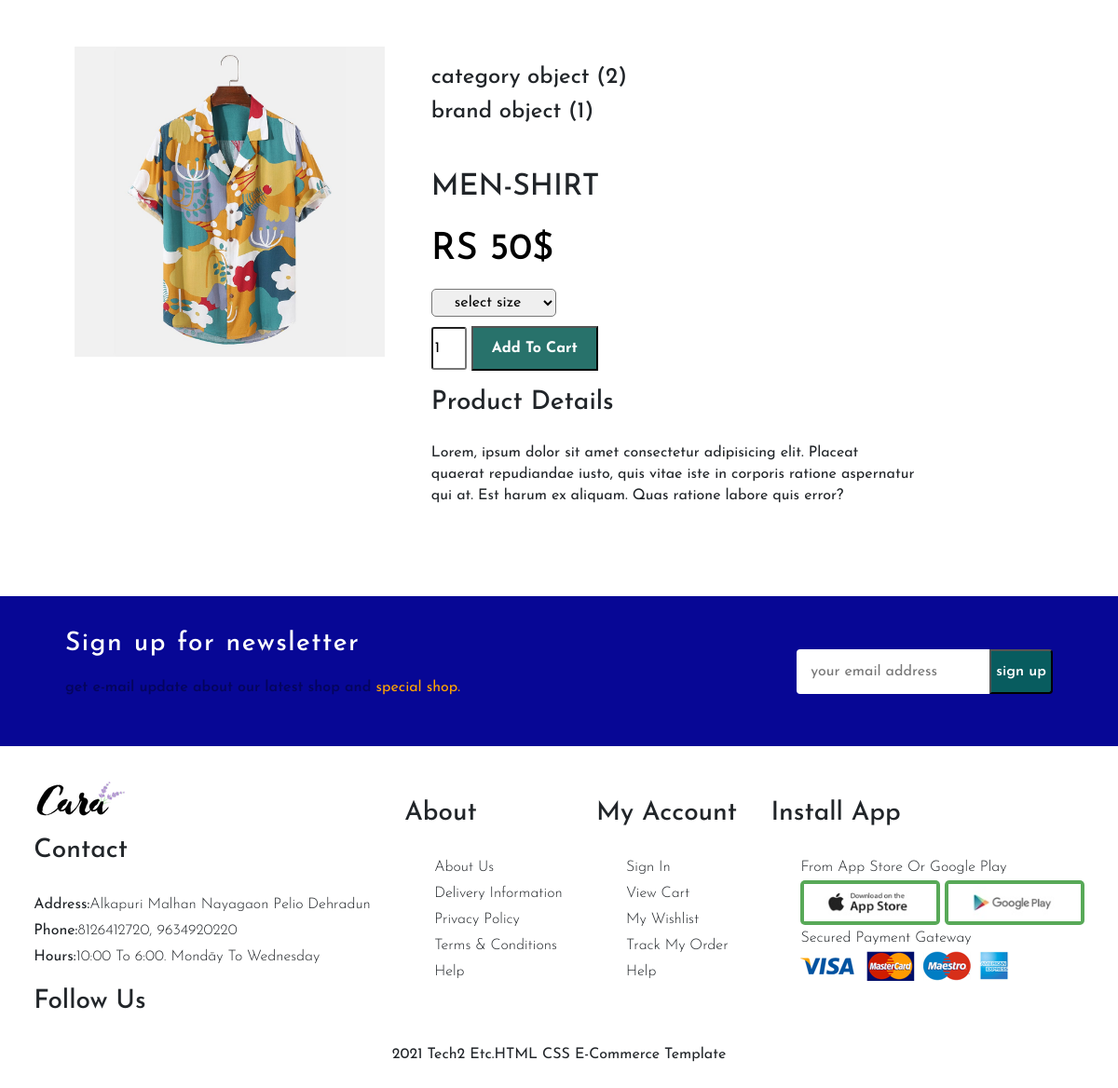
/singlepro/MEN-SHIRT/1, run on the app's committed database.
### app1/models.py (models this page shows, shortened)
class product(models.Model):
    size_CHOICES = (
        ("sm", "small"),
        ("lg", "large"),
        ("md", "Medium"),
        ("XL", "Extra Large"),
        )
    size = models.CharField(max_length=9,choices=size_CHOICES,default="sm")
    title=models.TextField()
    rating=models.CharField(max_length=50)
    brand=models.ForeignKey(brand, on_delete=models.CASCADE)
    category=models.ForeignKey(category, on_delete=models.CASCADE)
    price=models.CharField(max_length=100)
    description=models.TextField()
    image=models.ImageField(upload_to='static/product_img',null=True)

class category(models.Model):
    name=models.CharField(max_length=100)

class brand(models.Model):
    name=models.CharField(max_length=100)

### app1/views.py (the view)
# urls.py: path('singlepro/<str:pname>/<int:pid>',views.product_details,name='product_details'),
def product_details(request,pname,pid):
    prod=product.objects.get(id=pid)
    return render(request,'singleproduct.html',{'prod':prod})

### templates/singleproduct.html (shortened to what this page needs)
<!DOCTYPE html>
<html lang="en">
<head>
    {% load static %}
    <link rel="stylesheet" href="{% static 'css/Product.css' %}">
    <link rel="stylesheet" href="{% static 'css/single_product.css' %}">
    <link href="https://cdn.jsdelivr.net/npm/bootstrap@5.3.2/dist/css/bootstrap.min.css" rel="stylesheet">
    <link rel="stylesheet" href=" https://cdnjs.cloudflare.com/ajax/libs/font-awesome/6.5.1/css/all.min.css" />
</head>
<body>
    <div id="s_product_detail">
        <div class="single_pro_img">
            <div>
                <img src="{{prod.image.url}}" width="100%" alt="" id="Main_img">
            </div>
        </div>
        <div class="single_pro_content">
            <h4>{{prod.category}}</h4>
            <h4>{{prod.brand}}</h4>
            <h2>{{prod.title}}</h2>
            <h1>RS {{prod.price}}</h1>
            <form action="/cart/" method="post">
                <select name="select size" id="">
                    <option value="">select size</option>
                </select> <br>
                <input type="number" placeholder="QYT" name="qyt" value="1">
                <button>Add To Cart</button>
            </form>
            <h3>Product Details</h3>
            <p>{{prod.description}}</p>
        </div>
    </div>
<div class="newsletter">
    <div class="nl" >
        <div>
            <h3>Sign up for newsletter</h3>
            <p>get e-mail update about our latest shop and
                <span>special shop.</span>
            </p>
        </div>
        <div class="input_side">
            <form action="">
                <input type="text" placeholder="your email address">
            </form>
            <button class="green_button">sign up</button>
        </div>
    </div>
</div>
<footer class="new_arrival ">
    <div class="my_contact">
        <li><img src="{% static 'ProImages/logo.png' %}" class="logo" alt="logo"></li>
        <li>
            <h3>contact</h3>
        </li>
        <li><b>address:</b>alkapuri malhan nayagaon pelio dehradun</li>
        <li> <b>phone:</b>8126412720, 9634920220 </li>
        <li><b>hours:</b>10:00 to 6:00. Mondāy to Wednesday</li>
        <li>
            <h3>Follow Us</h3>
        </li>
    </div>
    <div class="about">
        <h3>About</h3>
        <ul>
            <li>About Us</li>
            <li>Delivery Information</li>
            <li>Privacy Policy</li>
            <li>terms & Conditions</li>
            <li>Help</li>
        </ul>
    </div>
    <div class="myAccount">
        <h3>My Account</h3>
        <ul>
            <li>Sign In</li>
            <li>View Cart</li>
            <li>My Wishlist</li>
            <li>Track My Order</li>
            <li>Help</li>
    </div>
    <div class="Install_App">
        <h3>Install App</h3>
        <ul>
            <li>From App Store or Google Play</li>
            <li> <button><img src="{% static 'ProImages/app.jpg' %}" height="40px" alt="apple"></button>
                <button><img src="{% static 'ProImages/play.jpg' %}" height="40px" alt="googleplay"></button>
            </li>
            <li>secured Payment Gateway</li>
            <li> <img src="{% static 'ProImages/pay.png' %}" alt=""> </li>
    </div>
    <div class="copyright">
        <p>2021 Tech2 etc.HTML CSS E-commerce template</p>
    </div>
</footer>
</body>
</html>

### static/css/Product.css (style rules this page uses)
* { padding: 0; margin: 0; box-sizing: border-box; font-family: "Josefin Sans", sans-serif; font-optical-sizing: auto; font-weight: 400; font-style: normal; }
.newsletter { background-color: rgb(7, 7, 149); padding: 35px 70px; margin-bottom: 1cm; }
.nl { display: flex; justify-content: space-between; font-family: 'Rubik', sans-serif; }
.newsletter h3 { font-size: 28px; word-spacing: 1px; letter-spacing: 1.5px; color: white; }
.newsletter p { font-weight: 600; color: #00000060; padding-top: 10px; }
.newsletter span { color: orange; }
.newsletter input { font-size: 16px; border-radius: 4px; padding: 12px 15px; max-width: 100%; outline: none; border: transparent; border-top-right-radius: 0px; border-bottom-right-radius: 0px; }
.input_side { display: flex; align-items: center; }
.green_button { color: white; font-weight: 600; font-size: 16px; background-color: #0a7352cb; height: 3rem; border-radius: 4px; border-top-left-radius: 0px; border-bottom-left-radius: 0px; padding: 5px; }
footer { display: flex; align-items: start; flex-wrap: wrap; justify-content: space-evenly; text-transform: capitalize; font-family: 'Rubik', sans-serif; font-weight: 350; margin-bottom: 1cm; line-height: 28px; }
footer li { list-style: none; font-weight: 300; }
footer h3 { padding: 18px 0px; }
footer button { padding: 0px; border: 4px solid rgba(0, 128, 0, 0.633); border-radius: 5px; }
footer .copyright { width: 100%; text-align: center; }

### static/css/single_product.css (style rules this page uses)
#s_product_detail { display: flex; gap: 50px; margin:50px 80px ; }
#s_product_detail .single_pro_img { width: 32%; }
.single_pro_content { width: 50%; padding-top: 0.5cm; }
.single_pro_content h2 { padding: 40px 0px 15px 0px; }
.single_pro_content h1 { color:black ; }
.single_pro_content button { background-color: rgb(40, 114, 107); color: white; font-weight: bold; padding: 10px 20px; }
.single_pro_content select { padding:5px 20px; outline: none; border-radius: 5px; margin: 10px 0px; }
.single_pro_content input { width: 38px; padding: 9px 2px; border-radius: 3px; }
.single_pro_content h3 { padding: 18px 0px; }
.single_pro_content p { line-height: 0.6cm; }

### data on the page
product: image (picture), category "category object (2)", brand "brand object (1)", title "MEN-SHIRT", price "50$", description "Lorem, ipsum dolor sit amet consectetur adipisicing elit. Placeat quaerat repudiandae iusto, quis vitae iste in corporis ratione aspernatur qui at. Est harum ex aliquam. Quas ratione labore quis error?"
